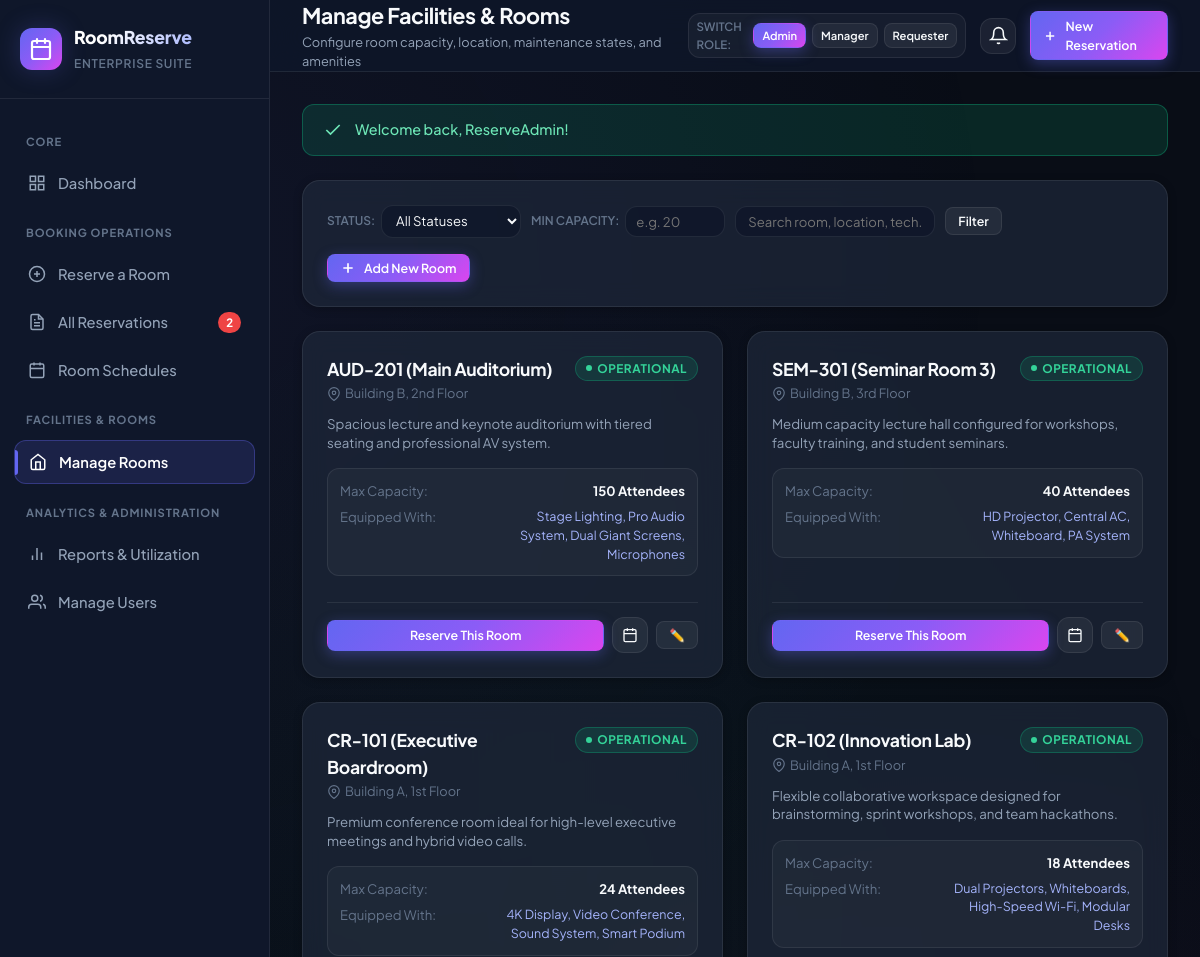
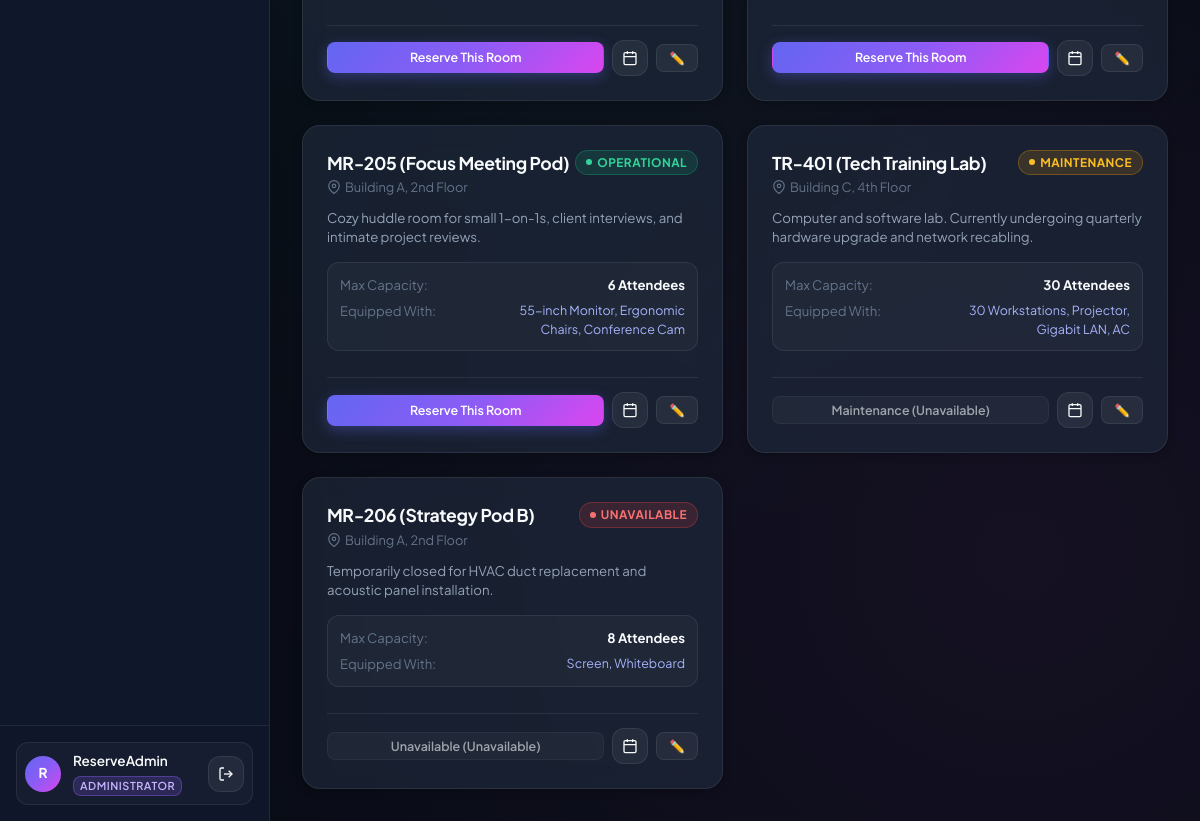
/rooms.php (signed in), run on the app's committed database (2 pictures, top to bottom).
### tables this page shows
CREATE TABLE `rooms` (
  `room_id` INT AUTO_INCREMENT PRIMARY KEY,
  `room_number` VARCHAR(50) NOT NULL UNIQUE,
  `capacity` INT NOT NULL,
  `location` VARCHAR(100) NOT NULL,
  `room_status` ENUM('Operational', 'Maintenance', 'Unavailable') NOT NULL DEFAULT 'Operational',
  `amenities` VARCHAR(255) DEFAULT 'High-Speed Wi-Fi, Whiteboard',
  `description` TEXT DEFAULT NULL,
  `created_at` TIMESTAMP DEFAULT CURRENT_TIMESTAMP
);

### includes/auth.php (called while the page is built, shortened)
<?php
require_once __DIR__ . '/../config/db.php';
function isLoggedIn() {
    return isset($_SESSION['user_id']) && !empty($_SESSION['user_id']);
}
function currentUser() {
    return [
        'user_id' => $_SESSION['user_id'],
        'full_name' => $_SESSION['full_name'],
        'email' => $_SESSION['email'],
        'role' => $_SESSION['role'],
        'account_status' => $_SESSION['account_status'] ?? 'Active'
    ];
}

### config/db.php (called while the page is built, shortened)
<?php
function getRoomStatusBadgeClass($status) {
    switch ($status) {
        case 'Operational':
            return 'badge-success';
        case 'Maintenance':
            return 'badge-warning';
        case 'Unavailable':
            return 'badge-danger';
    }
}

### rooms.php (the view, shortened to what this page needs)
<?php
require_once __DIR__ . '/config/db.php';
require_once __DIR__ . '/includes/auth.php';
$user = currentUser();
$pdo = getDB();
$isManagerOrAdmin = in_array($user['role'], ['Administrator', 'Room Manager']);
$statusFilter = $_GET['status'] ?? 'all';
$minCapacity = (int)($_GET['min_capacity'] ?? 0);
$search = trim($_GET['search'] ?? '');
$sql = "SELECT r.* FROM rooms r WHERE 1=1";
$params = [];
$sql .= " ORDER BY r.room_status ASC, r.capacity DESC";
$stmt = $pdo->prepare($sql);
$stmt->execute($params);
$rooms = $stmt->fetchAll();
include __DIR__ . '/includes/header.php';
?>
<div class="card" style="margin-bottom: 24px;">
    <div style="display:flex; justify-content:space-between; align-items:center; flex-wrap:wrap; gap:16px;">
        <form method="GET" action="rooms.php" style="display:flex; gap:10px; flex-wrap:wrap; align-items:center;">
            <div style="display:flex; align-items:center; gap:6px;">
                <label style="font-size:0.75rem; color:var(--text-muted); font-weight:600;">STATUS:</label>
                <select name="status" class="form-control" style="padding:6px 10px; font-size:0.82rem; width:140px;">
                    <option value="all" <?= $statusFilter === 'all' ? 'selected' : '' ?>>All Statuses</option>
                </select>
            </div>
            <div style="display:flex; align-items:center; gap:6px;">
                <label style="font-size:0.75rem; color:var(--text-muted); font-weight:600;">MIN CAPACITY:</label>
                <input type="number" name="min_capacity" class="form-control" placeholder="e.g. 20" value="<?= $minCapacity > 0 ? $minCapacity : '' ?>" style="padding:6px 10px; font-size:0.82rem; width:100px;">
            </div>
            <input type="text" name="search" class="form-control" placeholder="Search room, location, tech..." value="<?= htmlspecialchars($search) ?>" style="padding:6px 12px; font-size:0.82rem; width:200px;">
            <button type="submit" class="btn btn-secondary btn-sm">Filter</button>
        </form>
        <?php if ($isManagerOrAdmin): ?>
            <button class="btn btn-primary btn-sm" onclick="openAddRoomModal()">
                <svg width="16" height="16" viewBox="0 0 24 24" fill="none" stroke="currentColor" stroke-width="2.5"><line x1="12" y1="5" x2="12" y2="19"></line><line x1="5" y1="12" x2="19" y2="12"></line></svg>
                Add New Room
            </button>
        <?php endif; ?>
    </div>
</div>
<div style="display:grid; grid-template-columns: repeat(auto-fill, minmax(320px, 1fr)); gap:24px;">
    <?php if (empty($rooms)): ?>
        <div class="card" style="grid-column: 1 / -1; text-align:center; padding:50px;">
            <div style="font-size:2rem; margin-bottom:8px;">🏢</div>
            <div style="font-size:1.1rem; font-weight:600;">No rooms match your filter criteria.</div>
            <p style="font-size:0.85rem; color:var(--text-muted); margin-top:4px;">Try lowering capacity requirements or clearing search terms.</p>
        </div>
    <?php else: ?>
        <?php foreach ($rooms as $rm): ?>
            <div class="card" style="display:flex; flex-direction:column; justify-content:space-between;">
                <div>
                    <div style="display:flex; justify-content:space-between; align-items:flex-start; margin-bottom:12px;">
                        <div>
                            <h3 style="font-size:1.1rem; font-weight:700; color:var(--text-primary); margin-bottom:2px;">
                                <?= htmlspecialchars($rm['room_number']) ?>
                            </h3>
                            <div style="font-size:0.8rem; color:var(--text-muted); display:flex; align-items:center; gap:4px;">
                                <svg width="14" height="14" viewBox="0 0 24 24" fill="none" stroke="currentColor" stroke-width="2"><path d="M21 10c0 7-9 13-9 13s-9-6-9-13a9 9 0 0 1 18 0z"></path><circle cx="12" cy="10" r="3"></circle></svg>
                                <?= htmlspecialchars($rm['location']) ?>
                            </div>
                        </div>
                        <span class="badge <?= getRoomStatusBadgeClass($rm['room_status']) ?>">
                            <span class="badge-dot"></span> <?= $rm['room_status'] ?>
                        </span>
                    </div>
                    <p style="font-size:0.83rem; color:var(--text-secondary); line-height:1.4; margin-bottom:16px;">
                        <?= htmlspecialchars($rm['description'] ?? 'Modern space equipped for group discussions, lectures, and interactive sessions.') ?>
                    </p>
                    <div style="background:rgba(255,255,255,0.03); border:1px solid var(--border-color); border-radius:var(--radius-md); padding:12px; margin-bottom:18px;">
                        <div style="display:flex; justify-content:space-between; margin-bottom:6px; font-size:0.82rem;">
                            <span style="color:var(--text-muted);">Max Capacity:</span>
                            <strong style="color:var(--text-primary);"><?= $rm['capacity'] ?> Attendees</strong>
                        </div>
                        <div style="display:flex; justify-content:space-between; font-size:0.82rem;">
                            <span style="color:var(--text-muted);">Equipped With:</span>
                            <span style="color:#a5b4fc; text-align:right; max-width:180px; font-size:0.78rem;">
                                <?= htmlspecialchars($rm['amenities'] ?? 'Standard Media') ?>
                            </span>
                        </div>
                    </div>
                </div>
                <div style="display:flex; gap:8px; align-items:center; border-top:1px solid var(--border-color); padding-top:14px; margin-top:8px;">
                    <?php if ($rm['room_status'] === 'Operational'): ?>
                        <a href="reserve.php?room_id=<?= $rm['room_id'] ?>" class="btn btn-primary btn-sm" style="flex:1;">
                            Reserve This Room
                        </a>
                    <?php else: ?>
                        <button class="btn btn-secondary btn-sm" disabled style="flex:1; opacity:0.6; cursor:not-allowed;">
                            <?= $rm['room_status'] ?> (Unavailable)
                        </button>
                    <?php endif; ?>
                    <a href="schedule.php?room_id=<?= $rm['room_id'] ?>" class="btn btn-secondary btn-sm btn-icon" title="View Schedule Grid">
                        <svg width="16" height="16" viewBox="0 0 24 24" fill="none" stroke="currentColor" stroke-width="2"><rect x="3" y="4" width="18" height="18" rx="2" ry="2"></rect><line x1="16" y1="2" x2="16" y2="6"></line><line x1="8" y1="2" x2="8" y2="6"></line><line x1="3" y1="10" x2="21" y2="10"></line></svg>
                    </a>
                    <?php if ($isManagerOrAdmin): ?>
                        <button class="btn btn-secondary btn-sm" onclick='openEditRoomModal(<?= json_encode($rm) ?>)' title="Edit Room Info">
                            ✏️
                        </button>
                    <?php endif; ?>
                </div>
            </div>
        <?php endforeach; ?>
    <?php endif; ?>
</div>
<?php include __DIR__ . '/includes/footer.php'; ?>

### assets/css/style.css (style rules this page uses)
:root { --font-main: 'Plus Jakarta Sans', -apple-system, BlinkMacSystemFont, 'Segoe UI', Roboto, sans-serif; --font-mono: 'JetBrains Mono', monospace; --bg-dark: #090d16; --bg-surface: #0f172a; --bg-surface-elevated: #1e293b; --bg-card: rgba(30, 41, 59, 0.7); --bg-card-hover: rgba(39, 53, 76, 0.85); --border-color: rgba(255, 255, 255, 0.08); --border-highlight: rgba(99, 102, 241, 0.35); --text-primary: #f8fafc; --text-secondary: #94a3b8; --text-muted: #64748b; --primary: #6366f1; --primary-gradient: linear-gradient(135deg, #6366f1 0%, #8b5cf6 50%, #d946ef 100%); --primary-hover: #4f46e5; --primary-light: rgba(99, 102, 241, 0.15); --success: #10b981; --success-light: rgba(16, 185, 129, 0.15); --warning: #f59e0b; --warning-light: rgba(245, 158, 11, 0.15); --danger: #ef4444; --danger-light: rgba(239, 68, 68, 0.15); --info: #06b6d4; --info-light: rgba(6, 182, 212, 0.15); --shadow-sm: 0 2px 8px rgba(0, 0, 0, 0.25); --shadow-md: 0 8px 24px rgba(0, 0, 0, 0.35); --shadow-lg: 0 16px 40px rgba(0, 0, 0, 0.45); --shadow-glow: 0 0 25px rgba(99, 102, 241, 0.25); --radius-sm: 8px; --radius-md: 12px; --radius-lg: 18px; --radius-full: 9999px; --transition: all 0.2s cubic-bezier(0.4, 0, 0.2, 1); }
*, *::before, *::after { box-sizing: border-box; margin: 0; padding: 0; }
body { font-family: var(--font-main); background-color: var(--bg-dark); color: var(--text-primary); min-height: 100vh; line-height: 1.5; -webkit-font-smoothing: antialiased; overflow-x: hidden; }
body::before { content: ''; position: fixed; top: 0; left: 0; width: 100%; height: 100%; background: radial-gradient(circle at 15% 15%, rgba(99, 102, 241, 0.08) 0%, transparent 45%), radial-gradient(circle at 85% 85%, rgba(217, 70, 239, 0.06) 0%, transparent 45%), radial-gradient(circle at 50% 50%, rgba(16, 185, 129, 0.04) 0%, transparent 60%); pointer-events: none; z-index: -1; }
h1, h2, h3, h4, h5, h6 { color: var(--text-primary); font-weight: 700; letter-spacing: -0.02em; }
a { color: var(--primary); text-decoration: none; transition: var(--transition); }
.card { background: var(--bg-card); backdrop-filter: blur(12px); border: 1px solid var(--border-color); border-radius: var(--radius-lg); padding: 24px; box-shadow: var(--shadow-sm); transition: var(--transition); position: relative; overflow: hidden; }
.btn { display: inline-flex; align-items: center; justify-content: center; gap: 8px; padding: 9px 18px; font-size: 0.88rem; font-weight: 600; border-radius: var(--radius-md); border: 1px solid transparent; cursor: pointer; transition: var(--transition); text-decoration: none; font-family: var(--font-main); }
.btn-primary { background: var(--primary-gradient); color: white; box-shadow: 0 4px 14px rgba(99, 102, 241, 0.35); }
.btn-secondary { background: rgba(255, 255, 255, 0.06); color: var(--text-primary); border: 1px solid var(--border-color); }
.btn-sm { padding: 5px 12px; font-size: 0.78rem; border-radius: var(--radius-sm); }
.btn-icon { width: 36px; height: 36px; padding: 0; border-radius: var(--radius-md); display: inline-flex; align-items: center; justify-content: center; }
.badge { display: inline-flex; align-items: center; gap: 5px; padding: 3px 10px; font-size: 0.74rem; font-weight: 700; border-radius: var(--radius-full); text-transform: uppercase; letter-spacing: 0.04em; }
.badge-dot { width: 6px; height: 6px; border-radius: 50%; }
.badge-success { background: var(--success-light); color: #34d399; border: 1px solid rgba(16, 185, 129, 0.3); }
.badge-success .badge-dot { background: #34d399; }
.badge-warning { background: var(--warning-light); color: #fbbf24; border: 1px solid rgba(245, 158, 11, 0.3); }
.badge-warning .badge-dot { background: #fbbf24; }
.badge-danger { background: var(--danger-light); color: #f87171; border: 1px solid rgba(239, 68, 68, 0.3); }
.badge-danger .badge-dot { background: #f87171; }
.form-control { width: 100%; padding: 11px 14px; background: rgba(15, 23, 42, 0.8); border: 1px solid var(--border-color); border-radius: var(--radius-md); color: var(--text-primary); font-family: var(--font-main); font-size: 0.9rem; transition: var(--transition); }

### data on the page
rooms: room_number "AUD-201 (Main Auditorium)", location "Building B, 2nd Floor", room_status "OPERATIONAL", description "Spacious lecture and keynote auditorium with tiered seating and professional AV system.", capacity "150", amenities "Stage Lighting, Pro Audio System, Dual Giant Screens, Microphones"
rooms: room_number "SEM-301 (Seminar Room 3)", location "Building B, 3rd Floor", room_status "OPERATIONAL", description "Medium capacity lecture hall configured for workshops, faculty training, and student seminars.", capacity "40", amenities "HD Projector, Central AC, Whiteboard, PA System"
rooms: room_number "CR-101 (Executive Boardroom)", location "Building A, 1st Floor", room_status "OPERATIONAL", description "Premium conference room ideal for high-level executive meetings and hybrid video calls.", capacity "24", amenities "4K Display, Video Conference, Sound System, Smart Podium"
rooms: room_number "CR-102 (Innovation Lab)", location "Building A, 1st Floor", room_status "OPERATIONAL", description "Flexible collaborative workspace designed for brainstorming, sprint workshops, and team hackathons.", capacity "18", amenities "Dual Projectors, Whiteboards, High-Speed Wi-Fi, Modular Desks"
rooms: room_number "MR-205 (Focus Meeting Pod)", location "Building A, 2nd Floor", room_status "OPERATIONAL", description "Cozy huddle room for small 1-on-1s, client interviews, and intimate project reviews.", capacity "6", amenities "55-inch Monitor, Ergonomic Chairs, Conference Cam"
rooms: room_number "TR-401 (Tech Training Lab)", location "Building C, 4th Floor", room_status "MAINTENANCE", description "Computer and software lab. Currently undergoing quarterly hardware upgrade and network recabling.", capacity "30", amenities "30 Workstations, Projector, Gigabit LAN, AC", room_status "Maintenance"
rooms: room_number "MR-206 (Strategy Pod B)", location "Building A, 2nd Floor", room_status "UNAVAILABLE", description "Temporarily closed for HVAC duct replacement and acoustic panel installation.", capacity "8", amenities "Screen, Whiteboard", room_status "Unavailable"

### other printed values
$pendingCount "2"
substr($currentUser['full_name'], 0, 1) "R"
$currentUser['full_name'] "ReserveAdmin"
$currentUser['role'] "ADMINISTRATOR"
$pageTitle "Manage Facilities & Rooms"
$pageSubtitle "Configure room capacity, location, maintenance states, and amenities"
$flashSuccess "Welcome back, ReserveAdmin!"
